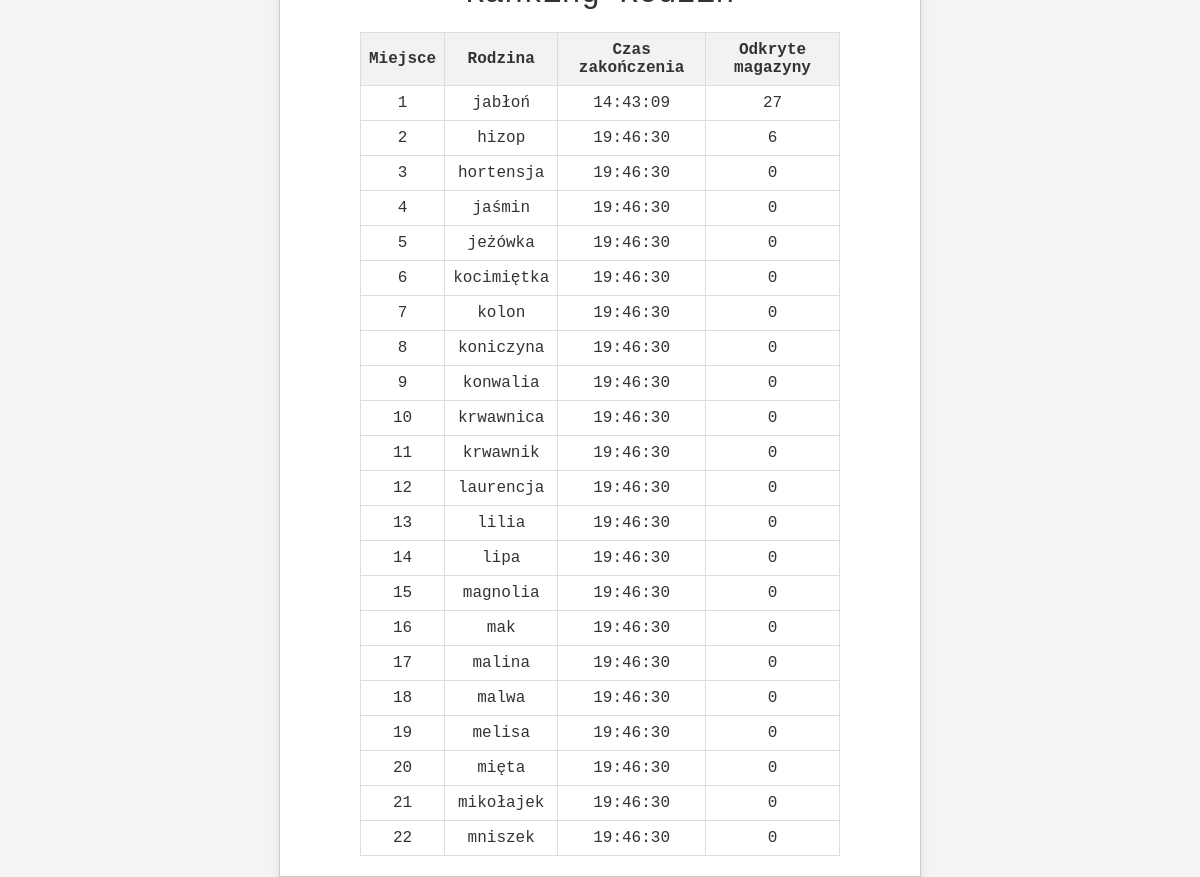
Page /ranking on the committed database.
### models/__init__.py (models this page shows)
class Family(db.Model):
    id = db.Column(db.Integer, primary_key=True)
    name = db.Column(db.String(50), nullable=False)
    discovered_magazines = db.Column(db.Integer, default=0)
    patrols = db.relationship('Patrol', backref='family', lazy=True)
    assigned_magazines = db.Column(MutableList.as_mutable(PickleType), default=[])
    tasks = db.relationship('FamilyTask', backref='family', lazy=True)
    magazine_list = db.Column(db.String(1), nullable=False, default='a')  # 'a', 'b', 'c', 'd', 'e', or 'f'
    end_time = db.Column(db.DateTime, nullable=True)

### routes/__init__.py (the view)
@main.route('/ranking')
def ranking():
    families = Family.query.order_by(Family.end_time).all()
    return render_template('ranking.html', families=families)

### templates/ranking.html (shortened to what this page needs)
<!DOCTYPE html>
<html>
<head>
    <link rel="stylesheet" type="text/css" href="{{ url_for('static', filename='css/style.css') }}">
</head>
<body>
    <div class="container">
        <h1>Ranking Rodzin</h1>
        <table class="ranking">
            <tr>
                <th>Miejsce</th>
                <th>Rodzina</th>
                <th>Czas zakończenia</th>
                <th>Odkryte magazyny</th>
            </tr>
            {% for family in families %}
            <tr>
                <td>{{ loop.index }}</td>
                <td>{{ family.name }}</td>
                <td>{{ family.end_time.strftime('%H:%M:%S') if family.end_time else 'Gra nie zakończona' }}</td>
                <td>{{ family.discovered_magazines if family.discovered_magazines else 0}}</td>
            </tr>
            {% endfor %}
        </table>
    </div>
</body>
</html>

### static/css/style.css (style rules this page uses)
body, h1, h2, p, form, input { margin: 0; padding: 0; box-sizing: border-box; }
body { font-family: 'Courier New', Courier, monospace; background-color: #f4f4f4; color: #333; display: flex; justify-content: center; align-items: center; height: 100vh; margin: 0; }
.container { background-color: #fff; padding: 20px; box-shadow: 0 0 10px rgba(0, 0, 0, 0.1); border: 1px solid #ccc; width: 80%; max-width: 600px; text-align: center; margin: 20px; }
h1, h2 { margin-bottom: 20px; font-weight: normal; }

### templates/ranking.html (style rules this page uses)
.container { text-align: center; margin-top: 50px; }
.ranking { width: 80%; margin: 0 auto; border-collapse: collapse; }
.ranking th, .ranking td { border: 1px solid #ddd; padding: 8px; }
.ranking th { background-color: #f2f2f2; }

### rows in the picture
Family: name "jabłoń", end_time "14:43:09", discovered_magazines "27"
Family: name "hizop", end_time "19:46:30", discovered_magazines "6"
Family: name "hortensja", end_time "19:46:30", discovered_magazines "0"
Family: name "jaśmin", end_time "19:46:30", discovered_magazines "0"
Family: name "jeżówka", end_time "19:46:30", discovered_magazines "0"
Family: name "kocimiętka", end_time "19:46:30", discovered_magazines "0"
Family: name "kolon", end_time "19:46:30", discovered_magazines "0"
Family: name "koniczyna", end_time "19:46:30", discovered_magazines "0"
Family: name "konwalia", end_time "19:46:30", discovered_magazines "0"
Family: name "krwawnica", end_time "19:46:30", discovered_magazines "0"
Family: name "krwawnik", end_time "19:46:30", discovered_magazines "0"
Family: name "laurencja", end_time "19:46:30", discovered_magazines "0"
Family: name "lilia", end_time "19:46:30", discovered_magazines "0"
Family: name "lipa", end_time "19:46:30", discovered_magazines "0"
Family: name "magnolia", end_time "19:46:30", discovered_magazines "0"
Family: name "mak", end_time "19:46:30", discovered_magazines "0"
Family: name "malina", end_time "19:46:30", discovered_magazines "0"
Family: name "malwa", end_time "19:46:30", discovered_magazines "0"
Family: name "melisa", end_time "19:46:30", discovered_magazines "0"
Family: name "mięta", end_time "19:46:30", discovered_magazines "0"
Family: name "mikołajek", end_time "19:46:30", discovered_magazines "0"
Family: name "mniszek", end_time "19:46:30", discovered_magazines "0"
